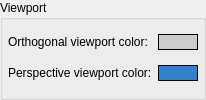
          <widget class="QGroupBox" name="groupBox_2" >
           <property name="title" >
            <string>Viewport</string>
           </property>
           <layout class="QGridLayout" >
            <property name="margin" >
             <number>5</number>
            </property>
            <property name="spacing" >
             <number>6</number>
            </property>
            <item row="0" column="0" >
             <widget class="QLabel" name="label_9" >
              <property name="text" >
               <string>Orthogonal viewport color:</string>
              </property>
             </widget>
            </item>
            <item row="0" column="1" >
             <widget class="BSGui::BSColorChooser" name="orthogonalViewColorLabel" >
              <property name="sizePolicy" >
               <sizepolicy>
                <hsizetype>0</hsizetype>
                <vsizetype>0</vsizetype>
                <horstretch>0</horstretch>
                <verstretch>0</verstretch>
               </sizepolicy>
              </property>
              <property name="minimumSize" >
               <size>
                <width>40</width>
                <height>16</height>
               </size>
              </property>
              <property name="maximumSize" >
               <size>
                <width>40</width>
                <height>16</height>
               </size>
              </property>
              <property name="palette" >
               <palette>
                <active>
                 <colorrole role="WindowText" >
                  <brush brushstyle="SolidPattern" >
                   <color alpha="255" >
                    <red>0</red>
                    <green>0</green>
                    <blue>0</blue>
                   </color>
                  </brush>
                 </colorrole>
                 <colorrole role="Button" >
                  <brush brushstyle="SolidPattern" >
                   <color alpha="255" >
                    <red>204</red>
                    <green>204</green>
                    <blue>204</blue>
                   </color>
                  </brush>
                 </colorrole>
                 <colorrole role="Light" >
                  <brush brushstyle="SolidPattern" >
                   <color alpha="255" >
                    <red>255</red>
                    <green>255</green>
                    <blue>255</blue>
                   </color>
                  </brush>
                 </colorrole>
                 <colorrole role="Midlight" >
                  <brush brushstyle="SolidPattern" >
                   <color alpha="255" >
                    <red>229</red>
                    <green>229</green>
                    <blue>229</blue>
                   </color>
                  </brush>
                 </colorrole>
                 <colorrole role="Dark" >
                  <brush brushstyle="SolidPattern" >
                   <color alpha="255" >
                    <red>102</red>
                    <green>102</green>
                    <blue>102</blue>
                   </color>
                  </brush>
                 </colorrole>
                 <colorrole role="Mid" >
                  <brush brushstyle="SolidPattern" >
                   <color alpha="255" >
                    <red>136</red>
                    <green>136</green>
                    <blue>136</blue>
                   </color>
                  </brush>
                 </colorrole>
                 <colorrole role="Text" >
                  <brush brushstyle="SolidPattern" >
                   <color alpha="255" >
                    <red>0</red>
                    <green>0</green>
                    <blue>0</blue>
                   </color>
                  </brush>
                 </colorrole>
                 <colorrole role="BrightText" >
                  <brush brushstyle="SolidPattern" >
                   <color alpha="255" >
                    <red>255</red>
                    <green>255</green>
                    <blue>255</blue>
                   </color>
                  </brush>
                 </colorrole>
                 <colorrole role="ButtonText" >
                  <brush brushstyle="SolidPattern" >
                   <color alpha="255" >
                    <red>0</red>
                    <green>0</green>
                    <blue>0</blue>
                   </color>
                  </brush>
                 </colorrole>
                 <colorrole role="Base" >
                  <brush brushstyle="SolidPattern" >
                   <color alpha="255" >
                    <red>255</red>
                    <green>255</green>
                    <blue>255</blue>
                   </color>
                  </brush>
                 </colorrole>
                 <colorrole role="Window" >
                  <brush brushstyle="SolidPattern" >
                   <color alpha="255" >
                    <red>204</red>
                    <green>204</green>
                    <blue>204</blue>
                   </color>
                  </brush>
                 </colorrole>
                 <colorrole role="Shadow" >
                  <brush brushstyle="SolidPattern" >
                   <color alpha="255" >
                    <red>0</red>
                    <green>0</green>
                    <blue>0</blue>
                   </color>
                  </brush>
                 </colorrole>
                 <colorrole role="AlternateBase" >
                  <brush brushstyle="SolidPattern" >
                   <color alpha="255" >
                    <red>229</red>
                    <green>229</green>
                    <blue>229</blue>
                   </color>
                  </brush>
                 </colorrole>
                </active>
                <inactive>
                 <colorrole role="WindowText" >
                  <brush brushstyle="SolidPattern" >
                   <color alpha="255" >
                    <red>0</red>
                    <green>0</green>
                    <blue>0</blue>
                   </color>
                  </brush>
                 </colorrole>
                 <colorrole role="Button" >
                  <brush brushstyle="SolidPattern" >
                   <color alpha="255" >
                    <red>204</red>
                    <green>204</green>
                    <blue>204</blue>
                   </color>
                  </brush>
                 </colorrole>
                 <colorrole role="Light" >
                  <brush brushstyle="SolidPattern" >
                   <color alpha="255" >
                    <red>255</red>
                    <green>255</green>
                    <blue>255</blue>
                   </color>
                  </brush>
                 </colorrole>
                 <colorrole role="Midlight" >
                  <brush brushstyle="SolidPattern" >
                   <color alpha="255" >
                    <red>229</red>
                    <green>229</green>
                    <blue>229</blue>
                   </color>
                  </brush>
                 </colorrole>
                 <colorrole role="Dark" >
                  <brush brushstyle="SolidPattern" >
                   <color alpha="255" >
                    <red>102</red>
                    <green>102</green>
                    <blue>102</blue>
                   </color>
                  </brush>
                 </colorrole>
                 <colorrole role="Mid" >
                  <brush brushstyle="SolidPattern" >
                   <color alpha="255" >
                    <red>136</red>
                    <green>136</green>
                    <blue>136</blue>
                   </color>
                  </brush>
                 </colorrole>
                 <colorrole role="Text" >
                  <brush brushstyle="SolidPattern" >
                   <color alpha="255" >
                    <red>0</red>
                    <green>0</green>
                    <blue>0</blue>
                   </color>
                  </brush>
                 </colorrole>
                 <colorrole role="BrightText" >
                  <brush brushstyle="SolidPattern" >
                   <color alpha="255" >
                    <red>255</red>
                    <green>255</green>
                    <blue>255</blue>
                   </color>
                  </brush>
                 </colorrole>
                 <colorrole role="ButtonText" >
                  <brush brushstyle="SolidPattern" >
                   <color alpha="255" >
                    <red>0</red>
                    <green>0</green>
                    <blue>0</blue>
                   </color>
                  </brush>
                 </colorrole>
                 <colorrole role="Base" >
                  <brush brushstyle="SolidPattern" >
                   <color alpha="255" >
                    <red>255</red>
                    <green>255</green>
                    <blue>255</blue>
                   </color>
                  </brush>
                 </colorrole>
                 <colorrole role="Window" >
                  <brush brushstyle="SolidPattern" >
                   <color alpha="255" >
                    <red>204</red>
                    <green>204</green>
                    <blue>204</blue>
                   </color>
                  </brush>
                 </colorrole>
                 <colorrole role="Shadow" >
                  <brush brushstyle="SolidPattern" >
                   <color alpha="255" >
                    <red>0</red>
                    <green>0</green>
                    <blue>0</blue>
                   </color>
                  </brush>
                 </colorrole>
                 <colorrole role="AlternateBase" >
                  <brush brushstyle="SolidPattern" >
                   <color alpha="255" >
                    <red>229</red>
                    <green>229</green>
                    <blue>229</blue>
                   </color>
                  </brush>
                 </colorrole>
                </inactive>
                <disabled>
                 <colorrole role="WindowText" >
                  <brush brushstyle="SolidPattern" >
                   <color alpha="255" >
                    <red>102</red>
                    <green>102</green>
                    <blue>102</blue>
                   </color>
                  </brush>
                 </colorrole>
                 <colorrole role="Button" >
                  <brush brushstyle="SolidPattern" >
                   <color alpha="255" >
                    <red>204</red>
                    <green>204</green>
                    <blue>204</blue>
                   </color>
                  </brush>
                 </colorrole>
                 <colorrole role="Light" >
                  <brush brushstyle="SolidPattern" >
                   <color alpha="255" >
                    <red>255</red>
                    <green>255</green>
                    <blue>255</blue>
                   </color>
                  </brush>
                 </colorrole>
                 <colorrole role="Midlight" >
                  <brush brushstyle="SolidPattern" >
                   <color alpha="255" >
                    <red>229</red>
                    <green>229</green>
                    <blue>229</blue>
                   </color>
                  </brush>
                 </colorrole>
                 <colorrole role="Dark" >
                  <brush brushstyle="SolidPattern" >
                   <color alpha="255" >
                    <red>102</red>
                    <green>102</green>
                    <blue>102</blue>
                   </color>
                  </brush>
                 </colorrole>
                 <colorrole role="Mid" >
                  <brush brushstyle="SolidPattern" >
                   <color alpha="255" >
                    <red>136</red>
                    <green>136</green>
                    <blue>136</blue>
                   </color>
                  </brush>
                 </colorrole>
                 <colorrole role="Text" >
                  <brush brushstyle="SolidPattern" >
                   <color alpha="255" >
                    <red>102</red>
                    <green>102</green>
                    <blue>102</blue>
                   </color>
                  </brush>
                 </colorrole>
                 <colorrole role="BrightText" >
                  <brush brushstyle="SolidPattern" >
                   <color alpha="255" >
                    <red>255</red>
                    <green>255</green>
                    <blue>255</blue>
                   </color>
                  </brush>
                 </colorrole>
                 <colorrole role="ButtonText" >
                  <brush brushstyle="SolidPattern" >
                   <color alpha="255" >
                    <red>102</red>
                    <green>102</green>
                    <blue>102</blue>
                   </color>
                  </brush>
                 </colorrole>
                 <colorrole role="Base" >
                  <brush brushstyle="SolidPattern" >
                   <color alpha="255" >
                    <red>204</red>
                    <green>204</green>
                    <blue>204</blue>
                   </color>
                  </brush>
                 </colorrole>
                 <colorrole role="Window" >
                  <brush brushstyle="SolidPattern" >
                   <color alpha="255" >
                    <red>204</red>
                    <green>204</green>
                    <blue>204</blue>
                   </color>
                  </brush>
                 </colorrole>
                 <colorrole role="Shadow" >
                  <brush brushstyle="SolidPattern" >
                   <color alpha="255" >
                    <red>0</red>
                    <green>0</green>
                    <blue>0</blue>
                   </color>
                  </brush>
                 </colorrole>
                 <colorrole role="AlternateBase" >
                  <brush brushstyle="SolidPattern" >
                   <color alpha="255" >
                    <red>204</red>
                    <green>204</green>
                    <blue>204</blue>
                   </color>
                  </brush>
                 </colorrole>
                </disabled>
               </palette>
              </property>
              <property name="autoFillBackground" >
               <bool>true</bool>
              </property>
              <property name="frameShape" >
               <enum>QFrame::Box</enum>
              </property>
              <property name="text" >
               <string/>
              </property>
             </widget>
            </item>
            <item row="1" column="1" >
             <widget class="BSGui::BSColorChooser" name="perspectiveViewColorLabel" >
              <property name="sizePolicy" >
               <sizepolicy>
                <hsizetype>13</hsizetype>
                <vsizetype>13</vsizetype>
                <horstretch>0</horstretch>
                <verstretch>0</verstretch>
               </sizepolicy>
              </property>
              <property name="minimumSize" >
               <size>
                <width>40</width>
                <height>16</height>
               </size>
              </property>
              <property name="maximumSize" >
               <size>
                <width>40</width>
                <height>16</height>
               </size>
              </property>
              <property name="palette" >
               <palette>
                <active>
                 <colorrole role="WindowText" >
                  <brush brushstyle="SolidPattern" >
                   <color alpha="255" >
                    <red>0</red>
                    <green>0</green>
                    <blue>0</blue>
                   </color>
                  </brush>
                 </colorrole>
                 <colorrole role="Button" >
                  <brush brushstyle="SolidPattern" >
                   <color alpha="255" >
                    <red>51</red>
                    <green>128</green>
                    <blue>204</blue>
                   </color>
                  </brush>
                 </colorrole>
                 <colorrole role="Light" >
                  <brush brushstyle="SolidPattern" >
                   <color alpha="255" >
                    <red>115</red>
                    <green>186</green>
                    <blue>255</blue>
                   </color>
                  </brush>
                 </colorrole>
                 <colorrole role="Midlight" >
                  <brush brushstyle="SolidPattern" >
                   <color alpha="255" >
                    <red>83</red>
                    <green>157</green>
                    <blue>229</blue>
                   </color>
                  </brush>
                 </colorrole>
                 <colorrole role="Dark" >
                  <brush brushstyle="SolidPattern" >
                   <color alpha="255" >
                    <red>25</red>
                    <green>64</green>
                    <blue>102</blue>
                   </color>
                  </brush>
                 </colorrole>
                 <colorrole role="Mid" >
                  <brush brushstyle="SolidPattern" >
                   <color alpha="255" >
                    <red>34</red>
                    <green>85</green>
                    <blue>136</blue>
                   </color>
                  </brush>
                 </colorrole>
                 <colorrole role="Text" >
                  <brush brushstyle="SolidPattern" >
                   <color alpha="255" >
                    <red>0</red>
                    <green>0</green>
                    <blue>0</blue>
                   </color>
                  </brush>
                 </colorrole>
                 <colorrole role="BrightText" >
                  <brush brushstyle="SolidPattern" >
                   <color alpha="255" >
                    <red>255</red>
                    <green>255</green>
                    <blue>255</blue>
                   </color>
                  </brush>
                 </colorrole>
                 <colorrole role="ButtonText" >
                  <brush brushstyle="SolidPattern" >
                   <color alpha="255" >
                    <red>0</red>
                    <green>0</green>
                    <blue>0</blue>
                   </color>
                  </brush>
                 </colorrole>
                 <colorrole role="Base" >
                  <brush brushstyle="SolidPattern" >
                   <color alpha="255" >
                    <red>255</red>
                    <green>255</green>
                    <blue>255</blue>
                   </color>
                  </brush>
                 </colorrole>
                 <colorrole role="Window" >
                  <brush brushstyle="SolidPattern" >
                   <color alpha="255" >
                    <red>51</red>
                    <green>128</green>
                    <blue>204</blue>
                   </color>
                  </brush>
                 </colorrole>
                 <colorrole role="Shadow" >
                  <brush brushstyle="SolidPattern" >
                   <color alpha="255" >
                    <red>0</red>
                    <green>0</green>
                    <blue>0</blue>
                   </color>
                  </brush>
                 </colorrole>
                 <colorrole role="AlternateBase" >
                  <brush brushstyle="SolidPattern" >
                   <color alpha="255" >
                    <red>153</red>
                    <green>191</green>
                    <blue>229</blue>
                   </color>
                  </brush>
                 </colorrole>
                </active>
                <inactive>
                 <colorrole role="WindowText" >
                  <brush brushstyle="SolidPattern" >
                   <color alpha="255" >
                    <red>0</red>
                    <green>0</green>
                    <blue>0</blue>
                   </color>
                  </brush>
                 </colorrole>
                 <colorrole role="Button" >
                  <brush brushstyle="SolidPattern" >
                   <color alpha="255" >
                    <red>51</red>
                    <green>128</green>
                    <blue>204</blue>
                   </color>
                  </brush>
                 </colorrole>
                 <colorrole role="Light" >
                  <brush brushstyle="SolidPattern" >
                   <color alpha="255" >
                    <red>115</red>
                    <green>186</green>
                    <blue>255</blue>
                   </color>
                  </brush>
                 </colorrole>
                 <colorrole role="Midlight" >
                  <brush brushstyle="SolidPattern" >
                   <color alpha="255" >
                    <red>83</red>
                    <green>157</green>
                    <blue>229</blue>
                   </color>
                  </brush>
                 </colorrole>
                 <colorrole role="Dark" >
                  <brush brushstyle="SolidPattern" >
                   <color alpha="255" >
                    <red>25</red>
                    <green>64</green>
                    <blue>102</blue>
                   </color>
                  </brush>
                 </colorrole>
                 <colorrole role="Mid" >
                  <brush brushstyle="SolidPattern" >
                   <color alpha="255" >
                    <red>34</red>
                    <green>85</green>
                    <blue>136</blue>
                   </color>
                  </brush>
                 </colorrole>
                 <colorrole role="Text" >
                  <brush brushstyle="SolidPattern" >
                   <color alpha="255" >
                    <red>0</red>
                    <green>0</green>
                    <blue>0</blue>
                   </color>
                  </brush>
                 </colorrole>
                 <colorrole role="BrightText" >
                  <brush brushstyle="SolidPattern" >
                   <color alpha="255" >
                    <red>255</red>
                    <green>255</green>
                    <blue>255</blue>
                   </color>
                  </brush>
                 </colorrole>
                 <colorrole role="ButtonText" >
                  <brush brushstyle="SolidPattern" >
                   <color alpha="255" >
                    <red>0</red>
                    <green>0</green>
                    <blue>0</blue>
                   </color>
                  </brush>
                 </colorrole>
                 <colorrole role="Base" >
                  <brush brushstyle="SolidPattern" >
                   <color alpha="255" >
                    <red>255</red>
                    <green>255</green>
                    <blue>255</blue>
                   </color>
                  </brush>
                 </colorrole>
                 <colorrole role="Window" >
                  <brush brushstyle="SolidPattern" >
                   <color alpha="255" >
                    <red>51</red>
                    <green>128</green>
                    <blue>204</blue>
                   </color>
                  </brush>
                 </colorrole>
                 <colorrole role="Shadow" >
                  <brush brushstyle="SolidPattern" >
                   <color alpha="255" >
                    <red>0</red>
                    <green>0</green>
                    <blue>0</blue>
                   </color>
                  </brush>
                 </colorrole>
                 <colorrole role="AlternateBase" >
                  <brush brushstyle="SolidPattern" >
                   <color alpha="255" >
                    <red>153</red>
                    <green>191</green>
                    <blue>229</blue>
                   </color>
                  </brush>
                 </colorrole>
                </inactive>
                <disabled>
                 <colorrole role="WindowText" >
                  <brush brushstyle="SolidPattern" >
                   <color alpha="255" >
                    <red>25</red>
                    <green>64</green>
                    <blue>102</blue>
                   </color>
                  </brush>
                 </colorrole>
                 <colorrole role="Button" >
                  <brush brushstyle="SolidPattern" >
                   <color alpha="255" >
                    <red>51</red>
                    <green>128</green>
                    <blue>204</blue>
                   </color>
                  </brush>
                 </colorrole>
                 <colorrole role="Light" >
                  <brush brushstyle="SolidPattern" >
                   <color alpha="255" >
                    <red>115</red>
                    <green>186</green>
                    <blue>255</blue>
                   </color>
                  </brush>
                 </colorrole>
                 <colorrole role="Midlight" >
                  <brush brushstyle="SolidPattern" >
                   <color alpha="255" >
                    <red>83</red>
                    <green>157</green>
                    <blue>229</blue>
                   </color>
                  </brush>
                 </colorrole>
                 <colorrole role="Dark" >
                  <brush brushstyle="SolidPattern" >
                   <color alpha="255" >
                    <red>25</red>
                    <green>64</green>
                    <blue>102</blue>
                   </color>
                  </brush>
                 </colorrole>
                 <colorrole role="Mid" >
                  <brush brushstyle="SolidPattern" >
                   <color alpha="255" >
                    <red>34</red>
                    <green>85</green>
                    <blue>136</blue>
                   </color>
                  </brush>
                 </colorrole>
                 <colorrole role="Text" >
                  <brush brushstyle="SolidPattern" >
                   <color alpha="255" >
                    <red>25</red>
                    <green>64</green>
                    <blue>102</blue>
                   </color>
                  </brush>
                 </colorrole>
                 <colorrole role="BrightText" >
                  <brush brushstyle="SolidPattern" >
                   <color alpha="255" >
                    <red>255</red>
                    <green>255</green>
                    <blue>255</blue>
                   </color>
                  </brush>
                 </colorrole>
                 <colorrole role="ButtonText" >
                  <brush brushstyle="SolidPattern" >
                   <color alpha="255" >
                    <red>25</red>
                    <green>64</green>
                    <blue>102</blue>
                   </color>
                  </brush>
                 </colorrole>
                 <colorrole role="Base" >
                  <brush brushstyle="SolidPattern" >
                   <color alpha="255" >
                    <red>51</red>
                    <green>128</green>
                    <blue>204</blue>
                   </color>
                  </brush>
                 </colorrole>
                 <colorrole role="Window" >
                  <brush brushstyle="SolidPattern" >
                   <color alpha="255" >
                    <red>51</red>
                    <green>128</green>
                    <blue>204</blue>
                   </color>
                  </brush>
                 </colorrole>
                 <colorrole role="Shadow" >
                  <brush brushstyle="SolidPattern" >
                   <color alpha="255" >
                    <red>0</red>
                    <green>0</green>
                    <blue>0</blue>
                   </color>
                  </brush>
                 </colorrole>
                 <colorrole role="AlternateBase" >
                  <brush brushstyle="SolidPattern" >
                   <color alpha="255" >
                    <red>51</red>
                    <green>128</green>
                    <blue>204</blue>
                   </color>
                  </brush>
                 </colorrole>
                </disabled>
               </palette>
              </property>
              <property name="autoFillBackground" >
               <bool>true</bool>
              </property>
              <property name="frameShape" >
               <enum>QFrame::Box</enum>
              </property>
              <property name="text" >
               <string/>
              </property>
             </widget>
            </item>
            <item row="1" column="0" >
             <widget class="QLabel" name="label_12" >
              <property name="text" >
               <string>Perspective viewport color:</string>
              </property>
             </widget>
            </item>
           </layout>
          </widget>
